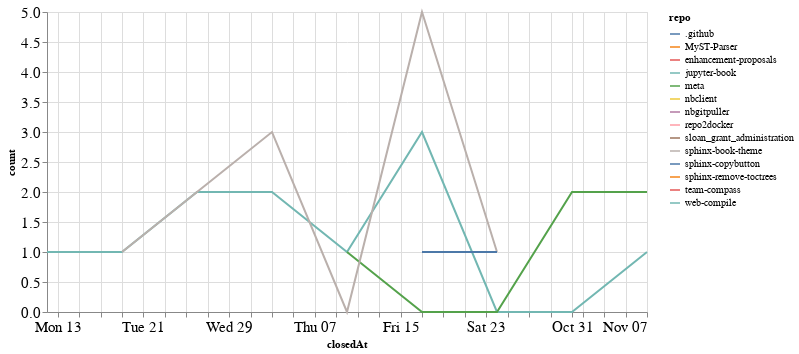

Write notebook code for a chart like this one.
### Code cell
closed_by_time = closed_by.groupby('repo').resample('W', on='closedAt').count()['author'].reset_index()
closed_by_time = closed_by_time.rename(columns={'author': 'count'})

alt.Chart(closed_by_time, width=600).mark_line().encode(
    x='closedAt',
    y='count',
    color='repo',
    tooltip="repo"
)

### Figure 1 — Vega-Lite specification as saved in the notebook (floating-point values rounded to 4 significant figures)
{"config": {"axisLeft": {"labelFontSize": 15}, "axisBottom": {"labelFontSize": 15}}, "data": {"name": "data-b3c4458a46e5222299f4bb7c23c7d564"}, "mark": "line", "encoding": {"color": {"type": "nominal", "field": "repo"}, "tooltip": {"type": "nominal", "field": "repo"}, "x": {"type": "temporal", "field": "closedAt"}, "y": {"type": "quantitative", "field": "count"}}, "width": 600, "$schema": "https://vega.github.io/schema/vega-lite/v4.8.1.json", "datasets": {"data-b3c4458a46e5222299f4bb7c23c7d564": [{"repo": ".github", "closedAt": "2021-09-12T00:00:00", "count": 3}, {"repo": "MyST-Parser", "closedAt": "2021-09-26T00:00:00", "count": 1}, {"repo": "enhancement-proposals", "closedAt": "2021-10-10T00:00:00", "count": 1}, {"repo": "jupyter-book", "closedAt": "2021-09-12T00:00:00", "count": 1}, {"repo": "jupyter-book", "closedAt": "2021-09-19T00:00:00", "count": 1}, {"repo": "jupyter-book", "closedAt": "2021-09-26T00:00:00", "count": 2}, {"repo": "jupyter-book", "closedAt": "2021-10-03T00:00:00", "count": 2}, {"repo": "jupyter-book", "closedAt": "2021-10-10T00:00:00", "count": 1}, {"repo": "jupyter-book", "closedAt": "2021-10-17T00:00:00", "count": 3}, {"repo": "jupyter-book", "closedAt": "2021-10-24T00:00:00", "count": 0}, {"repo": "jupyter-book", "closedAt": "2021-10-31T00:00:00", "count": 0}, {"repo": "jupyter-book", "closedAt": "2021-11-07T00:00:00", "count": 1}, {"repo": "meta", "closedAt": "2021-10-10T00:00:00", "count": 1}, {"repo": "meta", "closedAt": "2021-10-17T00:00:00", "count": 0}, {"repo": "meta", "closedAt": "2021-10-24T00:00:00", "count": 0}, {"repo": "meta", "closedAt": "2021-10-31T00:00:00", "count": 2}, {"repo": "meta", "closedAt": "2021-11-07T00:00:00", "count": 2}, {"repo": "nbclient", "closedAt": "2021-09-19T00:00:00", "count": 1}, {"repo": "nbgitpuller", "closedAt": "2021-11-07T00:00:00", "count": 1}, {"repo": "repo2docker", "closedAt": "2021-09-19T00:00:00", "count": 1}, {"repo": "sloan_grant_administration", "closedAt": "2021-10-10T00:00:00", "count": 1}, {"repo": "sphinx-book-theme", "closedAt": "2021-09-19T00:00:00", "count": 1}, {"repo": "sphinx-book-theme", "closedAt": "2021-09-26T00:00:00", "count": 2}, {"repo": "sphinx-book-theme", "closedAt": "2021-10-03T00:00:00", "count": 3}, {"repo": "sphinx-book-theme", "closedAt": "2021-10-10T00:00:00", "count": 0}, {"repo": "sphinx-book-theme", "closedAt": "2021-10-17T00:00:00", "count": 5}, {"repo": "sphinx-book-theme", "closedAt": "2021-10-24T00:00:00", "count": 1}, {"repo": "sphinx-copybutton", "closedAt": "2021-10-17T00:00:00", "count": 1}, {"repo": "sphinx-copybutton", "closedAt": "2021-10-24T00:00:00", "count": 1}, {"repo": "sphinx-remove-toctrees", "closedAt": "2021-10-24T00:00:00", "count": 1}, {"repo": "team-compass", "closedAt": "2021-10-17T00:00:00", "count": 1}, {"repo": "web-compile", "closedAt": "2021-09-26T00:00:00", "count": 1}]}}
